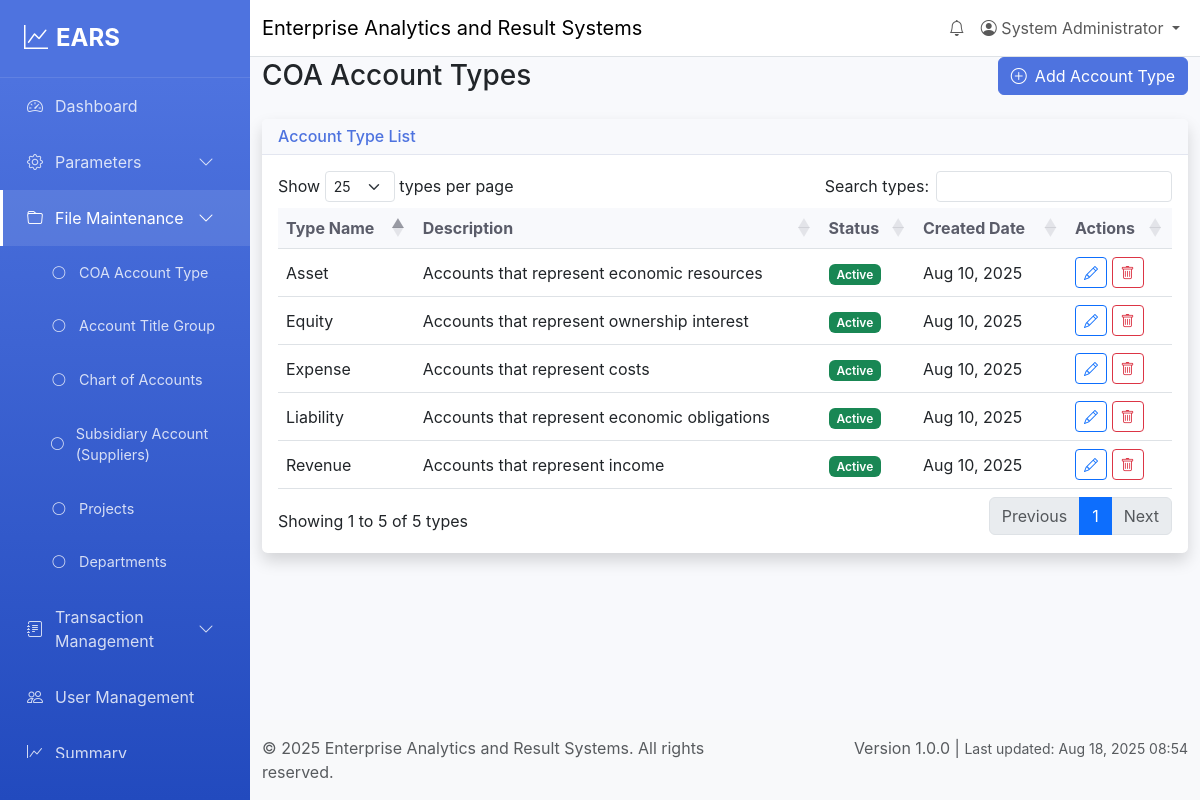
Page /file-maintenance/coa-account-type (signed in) on the committed database.
### tables this page shows
CREATE TABLE coa_account_types (
    id INT AUTO_INCREMENT PRIMARY KEY,
    type_name VARCHAR(100) NOT NULL,
    description TEXT,
    status ENUM('active', 'inactive') DEFAULT 'active',
    created_at TIMESTAMP DEFAULT CURRENT_TIMESTAMP,
    updated_at TIMESTAMP DEFAULT CURRENT_TIMESTAMP ON UPDATE CURRENT_TIMESTAMP
);

### views/file-maintenance/coa-account-type.php (the view, shortened to what the rows shown need)
<div class="row">
    <div class="col-12">
        <div class="d-flex justify-content-between align-items-center mb-4">
            <h1 class="h3 mb-0">COA Account Types</h1>
        </div>
    </div>
</div>
<div class="row">
    <div class="col-12">
        <div class="card shadow">
            <div class="card-body">
                <div class="table-responsive">
                    <table class="table table-hover" id="typesTable">
                        <thead>
                            <tr>
                                <th>Type Name</th>
                                <th>Description</th>
                                <th>Status</th>
                                <th>Created Date</th>
                                <th>Actions</th>
                            </tr>
                        </thead>
                        <tbody>
                            <?php foreach ($types as $type): ?>
                                <tr>
                                    <td><?= htmlspecialchars((string)$type['type_name']) ?></td>
                                    <td><?= htmlspecialchars((string)($type['description'] ?? '')) ?></td>
                                    <td>
                                        <span class="badge bg-<?= $type['status'] === 'active' ? 'success' : 'secondary' ?>">
                                            <?= ucfirst($type['status']) ?>
                                        </span>
                                    </td>
                                    <td><?= date('M d, Y', strtotime($type['created_at'])) ?></td>
                                    <td>
                                        <button type="button" class="btn btn-sm btn-outline-primary"
                                                onclick="editType(<?= htmlspecialchars(json_encode($type)) ?>)">
                                            <i class="bi bi-pencil"></i>
                                        </button>
                                        <button type="button" class="btn btn-sm btn-outline-danger"
                                                onclick="deleteType(<?= $type['id'] ?>)">
                                            <i class="bi bi-trash"></i>
                                        </button>
                                    </td>
                                </tr>
                            <?php endforeach; ?>
                        </tbody>
                    </table>
                </div>
            </div>
        </div>
    </div>
</div>

### rows in the picture
coa_account_types: type_name "Asset", description "Accounts that represent economic resources", status "Active", created_at "Aug 10, 2025"
coa_account_types: type_name "Equity", description "Accounts that represent ownership interest", status "Active", created_at "Aug 10, 2025"
coa_account_types: type_name "Expense", description "Accounts that represent costs", status "Active", created_at "Aug 10, 2025"
coa_account_types: type_name "Liability", description "Accounts that represent economic obligations", status "Active", created_at "Aug 10, 2025"
coa_account_types: type_name "Revenue", description "Accounts that represent income", status "Active", created_at "Aug 10, 2025"

### other values in the picture
APP_NAME "Enterprise Analytics and Result Systems"
$user['full_name'] "System Administrator"
APP_VERSION "1.0.0"
